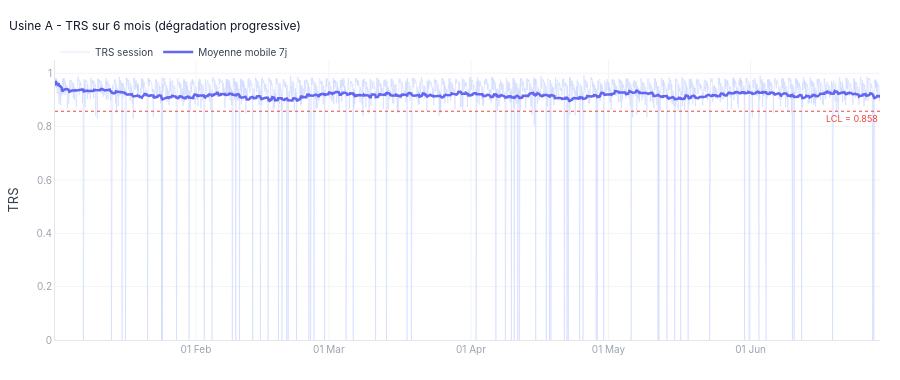

The notebook cell this image was saved under:
### Markdown cell above
<div style="border-left:4px solid #ffffff;padding:10px 18px;margin-bottom:2px;">
<span style="font-size:10pt;font-weight:700;font-family:Georgia,serif;">
06 · Visualisations Gold — dérives Usine A
</span>
</div>

### Code cell
# ── Plot 1 : TRS sur 6 mois avec moyenne mobile ──────────────
sample = df.iloc[::3].copy()
df['TRS_7j'] = df['TRS'].rolling(336, min_periods=1).mean()

fig1 = go.Figure()
fig1.add_trace(go.Scatter(
    x=sample['timestamp'], y=sample['TRS'],
    name='TRS session', line=dict(color='#c7d2fe', width=0.8), opacity=0.6,
    hovertemplate='%{x|%d %b %H:%M}<br>TRS : %{y:.3f}<extra></extra>'
))
fig1.add_trace(go.Scatter(
    x=df['timestamp'], y=df['TRS_7j'],
    name='Moyenne mobile 7j', line=dict(color='#6366f1', width=2.5),
    hovertemplate='%{x|%d %b}<br>TRS moy 7j : %{y:.3f}<extra></extra>'
))
fig1.add_hline(y=limites['TRS']['lcl'], line_dash='dot', line_color='#ef4444',
               line_width=1.2,
               annotation_text=f"LCL = {limites['TRS']['lcl']:.3f}",
               annotation_font_size=9, annotation_font_color='#ef4444',
               annotation_position='bottom right')
fig1.update_layout(
    **LAYOUT,
    title=dict(text='Usine A - TRS sur 6 mois (dégradation progressive)',
               font=dict(size=12, color='#111827'), x=0.01),
    xaxis=dict(gridcolor='#f3f4f6', linecolor='#e5e7eb',
               tickfont=dict(size=10, color='#9ca3af'), tickformat='%d %b'),
    yaxis=dict(gridcolor='#f3f4f6', linecolor='#e5e7eb',
               tickfont=dict(size=10, color='#9ca3af'), title='TRS', range=[0,1.05]),
    legend=dict(bgcolor='rgba(0,0,0,0)', borderwidth=0,
                font=dict(size=10), orientation='h', y=1.08),
    height=380, margin=dict(l=50,r=20,t=60,b=40),
    hovermode='x unified'
)
fig1.show()

### Figure 1 — Plotly figure (JSON) as saved in the notebook; plotly's stock layout.template omitted (floating-point values rounded to 4 significant figures; data arrays with more than 128 entries replaced by an {"elided": "..."} marker saying what was removed)
{"data": [{"hovertemplate": "%{x|%d %b %H:%M}<br>TRS : %{y:.3f}<extra></extra>", "line": {"color": "#c7d2fe", "width": 0.8}, "name": "TRS session", "opacity": 0.6, "type": "scatter", "x": {"elided": "2880 str values"}, "y": {"elided": "2880 float values"}}, {"hovertemplate": "%{x|%d %b}<br>TRS moy 7j : %{y:.3f}<extra></extra>", "line": {"color": "#6366f1", "width": 2.5}, "name": "Moyenne mobile 7j", "type": "scatter", "x": {"elided": "8640 str values"}, "y": {"elided": "8640 float values"}}], "layout": {"annotations": [{"font": {"color": "#ef4444", "size": 9}, "showarrow": false, "text": "LCL = 0.858", "x": 1, "xanchor": "right", "xref": "x domain", "y": 0.8579, "yanchor": "top", "yref": "y"}], "font": {"color": "#374151", "family": "Inter, sans-serif", "size": 11}, "height": 380, "hoverlabel": {"bgcolor": "#1f2937", "font": {"color": "#f9fafb", "size": 11}}, "hovermode": "x unified", "legend": {"bgcolor": "rgba(0,0,0,0)", "borderwidth": 0, "font": {"size": 10}, "orientation": "h", "y": 1.08}, "margin": {"b": 40, "l": 50, "r": 20, "t": 60}, "paper_bgcolor": "#ffffff", "plot_bgcolor": "#ffffff", "shapes": [{"line": {"color": "#ef4444", "dash": "dot", "width": 1.2}, "type": "line", "x0": 0, "x1": 1, "xref": "x domain", "y0": 0.8579, "y1": 0.8579, "yref": "y"}], "title": {"font": {"color": "#111827", "size": 12}, "text": "Usine A - TRS sur 6 mois (dégradation progressive)", "x": 0.01}, "xaxis": {"gridcolor": "#f3f4f6", "linecolor": "#e5e7eb", "tickfont": {"color": "#9ca3af", "size": 10}, "tickformat": "%d %b"}, "yaxis": {"gridcolor": "#f3f4f6", "linecolor": "#e5e7eb", "range": [0, 1.05], "tickfont": {"color": "#9ca3af", "size": 10}, "title": {"text": "TRS"}}}}
